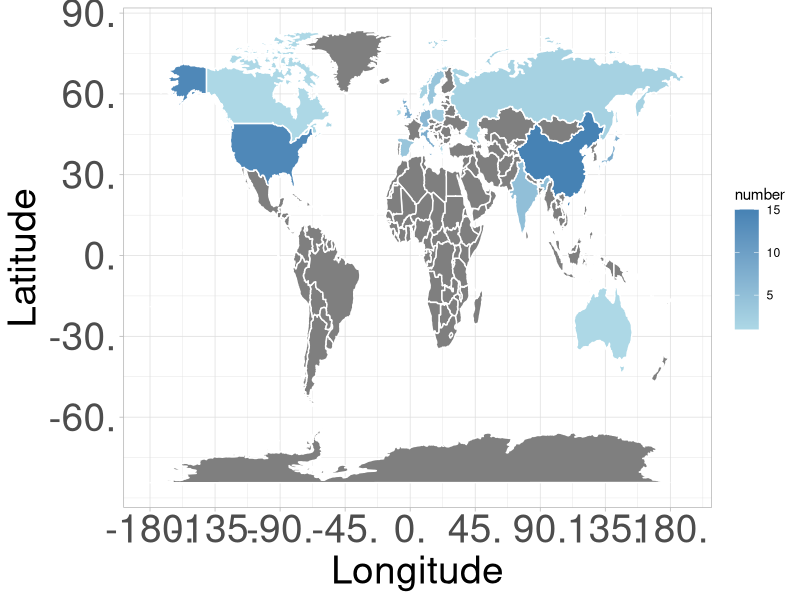

Generate this figure with R:
install.packages('maps')
library(maps)
library(ggplot2)
library(tidyverse)

world_map<-map_data('world')
country<-c('Australia','Canada','Denmark','Greece','Israel','Ireland','Malasiya', 'Switzerland','Poland','Norway','Russia','Spain','Sweden','India','Germany','UK','Japan','Italy','USA','China')
countryname<-c('Australia','Canada','Denmark','Greece','Israel','Ireland','Malasiya', 'Switzerland','Poland','Norway','Russia','Spain','Sweden','India','Germany','UK','Japan','Italy','USA','China')
number<-c(1,1,1,1,1,1,1,1,3,2, 2,4,4,5, 6,8,8,8,14,15)
freq<-c('1','1','1','1','1','1','1','1','3','2', '2','4','4','5', '6','8','8','8','14','15')
data<-data_frame(country,countryname,number)
data_world_map<-world_map %>% left_join(data,by=c('region'='country'))

ggplot(data_world_map,aes(x=long,y=lat,group=group))+
  geom_polygon(aes(fill=number),colour='white')+
  scale_x_continuous(breaks = seq(-180,210,45),labels=function(x){paste0(x,".")})+
  scale_y_continuous(breaks = seq(-60,100,30),labels=function(x){paste0(x,".")})+
  scale_fill_gradient(low='lightblue',high = 'steel blue')+
  labs( y='Latitude',x='Longitude')+
  #geom_text(data=data_world_map,aes(x=long-3,y=lat-5,label=number,group=group),col='orange')+
  theme_light()+theme(axis.text=element_text(size=28),axis.title.x=element_text(size=28),axis.title.y=element_text(size=28))


